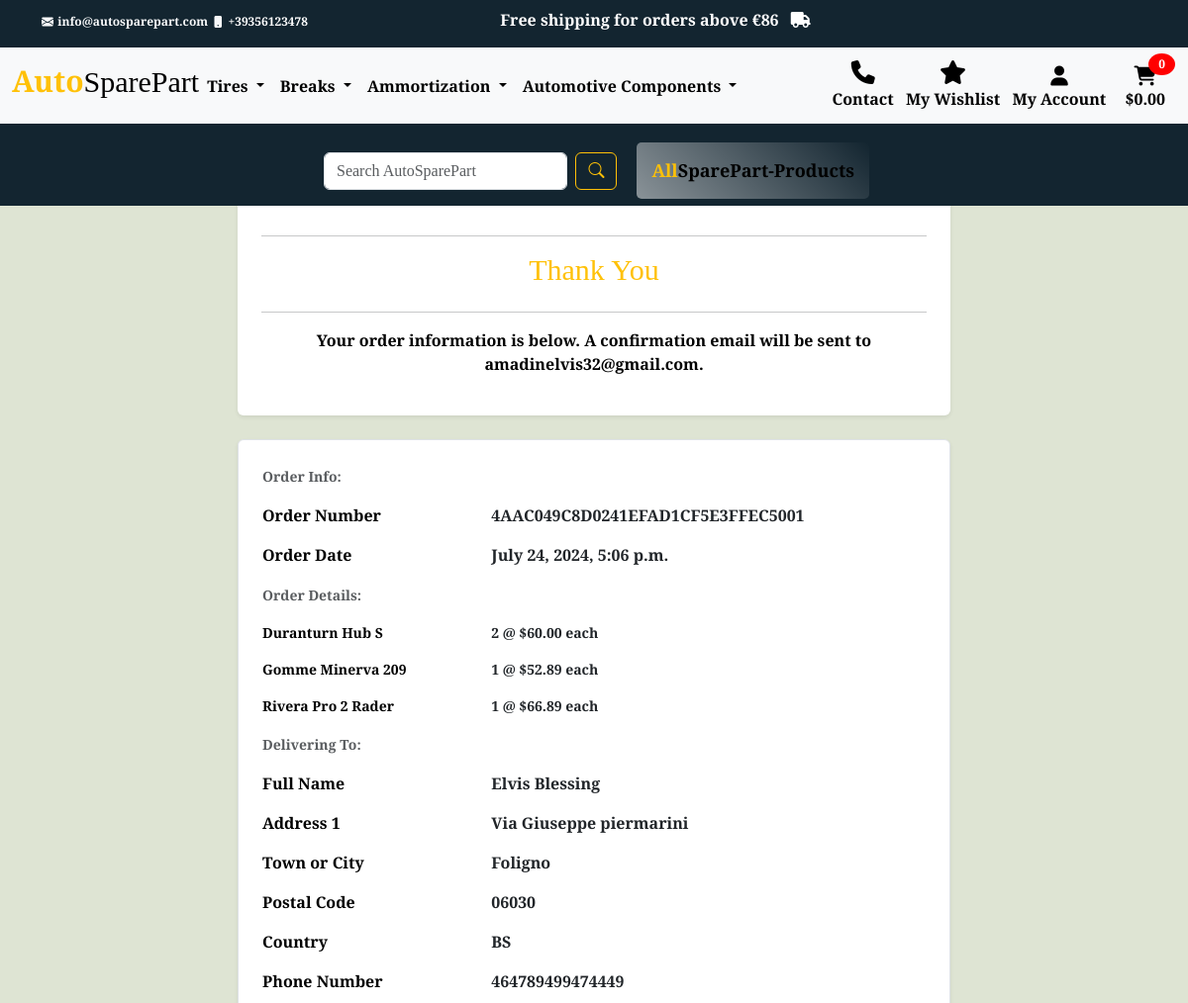
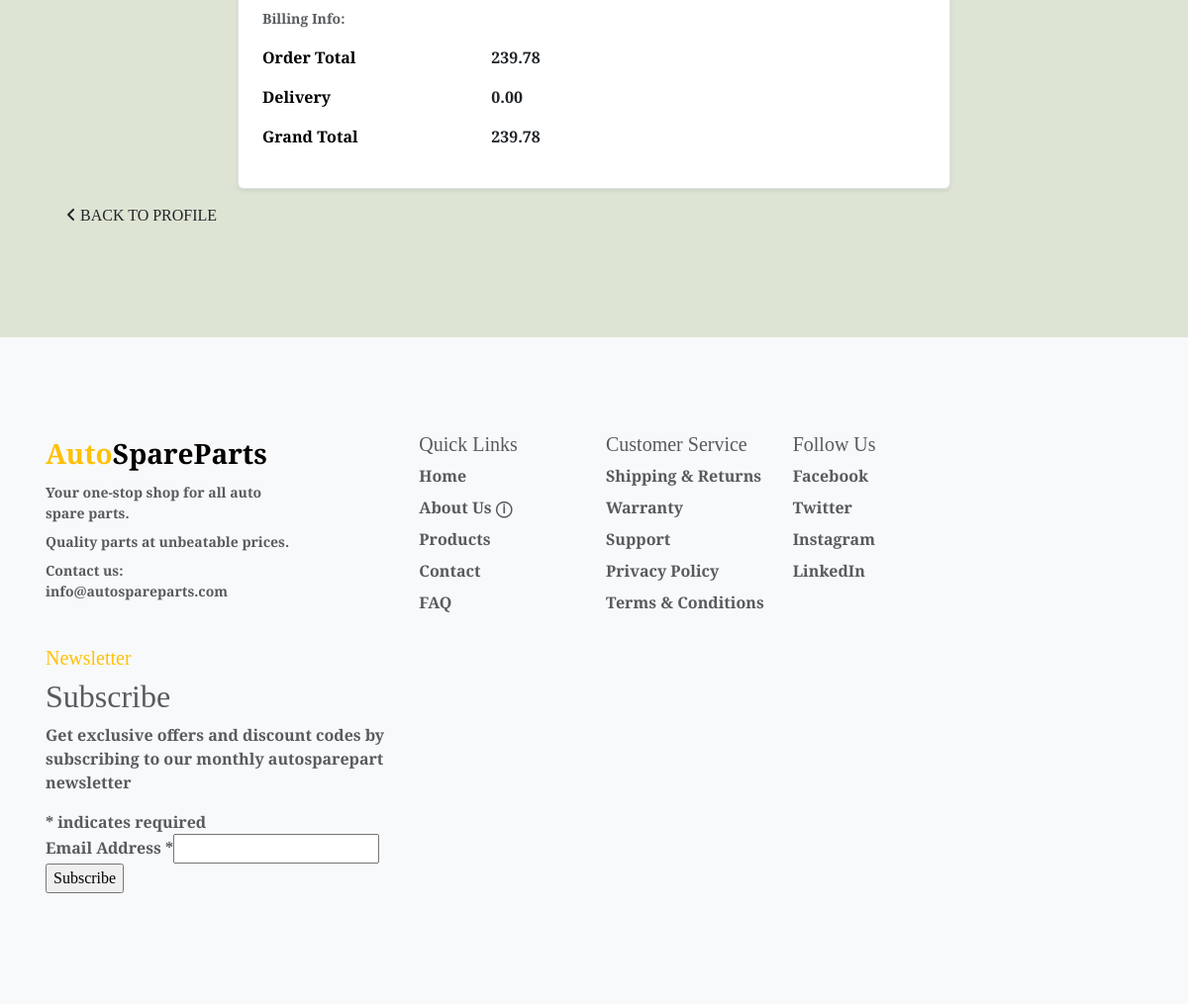
Page /profile/order_history/4AAC049C8D0241EFAD1CF5E3FFEC5001 on the committed database (2 pictures, top to bottom).
### checkout/models.py (models this page shows, shortened)
class Order(models.Model):
    order_number = models.CharField(max_length=32, null=False, editable=False)
    user_profile = models.ForeignKey(UserProfile, on_delete=models.SET_NULL,
                                        null=True, blank=True, related_name='orders')
    full_name = models.CharField(max_length=50, null=False, blank=False)
    email = models.EmailField(max_length=254, null=False, blank=False)
    phone_number = models.CharField(max_length=20, null=False, blank=False)
    country = CountryField(blank_label='Country *', null=False, blank=False, default='Default Country')
    postcode = models.CharField(max_length=20, null=True, blank=True,)
    town_or_city = models.CharField(max_length=40, null=False, blank=False)
    street_address1 = models.CharField(max_length=80, null=False, blank=False)
    street_address2 = models.CharField(max_length=80, null=True, blank=True)
    county = models.CharField(max_length=80, null=True, blank=True)
    date = models.DateTimeField(auto_now_add=True)
    delivery_cost = models.DecimalField(max_digits=6, decimal_places=2, null=False, default=0)
    order_total = models.DecimalField(max_digits=10, decimal_places=2, null=False, default=0)
    grand_total = models.DecimalField(max_digits=10, decimal_places=2, null=False, default=0)
    original_bag = models.TextField(null=False, blank=False, default='')
    stripe_pid = models.CharField(max_length=254, null=False, blank=False, default='')

class OrderLineItem(models.Model):
    order = models.ForeignKey(Order, null=False, blank=False, on_delete=models.CASCADE, related_name='lineitems')
    product = models.ForeignKey(Product, null=False, blank=False, on_delete=models.CASCADE)
    quantity = models.IntegerField(null=False, blank=False, default=0)
    lineitem_total = models.DecimalField(max_digits=6, decimal_places=2, null=False, blank=False, editable=False)

### products/models.py (models this page shows, shortened)
class Product(models.Model):
    category = models.ForeignKey('Category', null=True, blank=True, on_delete=models.SET_NULL) # if a Category is deleted SET_NULL instead of deleting it
    sku = models.CharField(max_length=254, null=True, blank=True) # sku stands for Stock Keeping Unit
    name = models.CharField(max_length=254)
    description = models.TextField()
    has_sizes = models.BooleanField(default=False, null=True, blank=True) # for clothes sizing
    price = models.DecimalField(max_digits=6, decimal_places=2)
    rating = models.DecimalField(max_digits=6, decimal_places=2, null=True, blank=True)
    image_url = models.URLField(max_length=1024, null=True, blank=True)
    image = models.ImageField(null=True, blank=True)

### profiles/views.py (the view)
# urls.py: path('order_history/<order_number>', views.order_history, name='order_history'),
def order_history(request, order_number):
    order = get_object_or_404(Order, order_number=order_number)
    messages.info(request, (
        f'This is a past confirmation for order number {order_number}. '
        'A confirmation email was sent on the order date.'
    ))
    template = 'checkout/checkout_success.html'
    context = {
        'order': order,
        'from_profile': True,
    }
    return render(request, template, context)

### bag/contexts.py (called while the page is built, shortened)
def bag_contents(request):
    bag_items = []
    total = 0
    product_count = 0
    bag = request.session.get('bag', {})
    if total < settings.FREE_DELIVERY_THRESHOLD:
        delivery = total * Decimal(settings.FREE_DELIVERY_THRESHOLD / 300) * Decimal(0.9)
        free_delivery_delta = settings.FREE_DELIVERY_THRESHOLD - total
    else:
        delivery = 0
        free_delivery_delta = 0
    grand_total = delivery + total
    context = {
        'bag_items': bag_items,
        'total': total,
        'product_count': product_count,
        'delivery': delivery,
        'free_delivery_delta': free_delivery_delta,
        'free_delivery_threshold': settings.FREE_DELIVERY_THRESHOLD,
        'grand_total': grand_total
    }
    return context

### checkout/templates/checkout/checkout_success.html (shortened to what this page needs)
{% extends "base.html" %}
{% load static %}
{% block extra_css %}
<link rel="stylesheet" href="{% static 'checkout/css/checkout.css' %}">
{% endblock %}
{% block content %}
<div class="overlay"></div>
<div class="container">
    <div class="row">
        <div class="col">
            <h2 class="logo-font mb-4">Thank You</h2>
            <p class="text-black">Your order information is below. A confirmation email will be sent to <strong>{{ order.email }}</strong>.</p>
        </div>
    </div>
    <div class="container my-5">
        <div class="row justify-content-center">
            <div class="col-12 col-lg-8">
                <div class="p-4 shadow-sm rounded bg-white">
                    <hr>
                    <h2 class="logo-font mb-4 text-center text-warning">Thank You</h2>
                    <hr>
                    <p class="text-black text-center">Your order information is below. A confirmation email will be sent to <strong>{{ order.email }}</strong>.</p>
                </div>
            </div>
        </div>
        <div class="row justify-content-center mt-4">
            <div class="col-12 col-lg-8">
                <div class="order-confirmation-wrapper p-4 border shadow-sm rounded bg-white">
                    <div class="row mb-3">
                        <div class="col">
                            <small class="text-muted">Order Info:</small>
                        </div>
                    </div>
                    <div class="row mb-3">
                        <div class="col-12 col-md-4">
                            <p class="mb-0 text-black font-weight-bold">Order Number</p>
                        </div>
                        <div class="col-12 col-md-8 text-md-right">
                            <p class="mb-0">{{ order.order_number }}</p>
                        </div>
                    </div>
                    <div class="row mb-3">
                        <div class="col-12 col-md-4">
                            <p class="mb-0 text-black font-weight-bold">Order Date</p>
                        </div>
                        <div class="col-12 col-md-8 text-md-right">
                            <p class="mb-0">{{ order.date }}</p>
                        </div>
                    </div>
                    <div class="row mb-3">
                        <div class="col">
                            <small class="text-muted">Order Details:</small>
                        </div>
                    </div>
                    {% for item in order.lineitems.all %}
                    <div class="row mb-3">
                        <div class="col-12 col-md-4">
                            <p class="small mb-0 text-black font-weight-bold">
                                {{ item.product.name }}{% if item.product_size %} - Size {{ item.product.size|upper }}{% endif %}
                            </p>
                        </div>
                        <div class="col-12 col-md-8 text-md-right">
                            <p class="small mb-0">{{ item.quantity }} @ ${{ item.product.price }} each</p>
                        </div>
                    </div>
                    {% endfor %}
                    <div class="row mb-3">
                        <div class="col">
                            <small class="text-muted">Delivering To:</small>
                        </div>
                    </div>
                    <div class="row mb-3">
                        <div class="col-12 col-md-4">
                            <p class="mb-0 text-black font-weight-bold">Full Name</p>
                        </div>
                        <div class="col-12 col-md-8 text-md-right">
                            <p class="mb-0">{{ order.full_name }}</p>
                        </div>
                    </div>
                    <div class="row mb-3">
                        <div class="col-12 col-md-4">
                            <p class="mb-0 text-black font-weight-bold">Address 1</p>
                        </div>
                        <div class="col-12 col-md-8 text-md-right">
                            <p class="mb-0">{{ order.street_address1 }}</p>
                        </div>
                    </div>
                    <div class="row mb-3">
                        <div class="col-12 col-md-4">
                            <p class="mb-0 text-black font-weight-bold">Town or City</p>
                        </div>
                        <div class="col-12 col-md-8 text-md-right">
                            <p class="mb-0">{{ order.town_or_city }}</p>
                        </div>
                    </div>
                    {% if order.postcode %}
                    <div class="row mb-3">
                        <div class="col-12 col-md-4">
                            <p class="mb-0 text-black font-weight-bold">Postal Code</p>
                        </div>
                        <div class="col-12 col-md-8 text-md-right">
                            <p class="mb-0">{{ order.postcode }}</p>
                        </div>
                    </div>
                    {% endif %}
                    <div class="row mb-3">
                        <div class="col-12 col-md-4">
                            <p class="mb-0 text-black font-weight-bold">Country</p>
                        </div>
                        <div class="col-12 col-md-8 text-md-right">
                            <p class="mb-0">{{ order.country }}</p>
                        </div>
                    </div>
                    <div class="row mb-3">
                        <div class="col-12 col-md-4">
                            <p class="mb-0 text-black font-weight-bold">Phone Number</p>
                        </div>
                        <div class="col-12 col-md-8 text-md-right">
                            <p class="mb-0">{{ order.phone_number }}</p>
                        </div>
                    </div>
                    <div class="row mb-3">
                        <div class="col">
                            <small class="text-muted">Billing Info:</small>
                        </div>
                    </div>
                    <div class="row mb-3">
                        <div class="col-12 col-md-4">
                            <p class="mb-0 text-black font-weight-bold">Order Total</p>
                        </div>
                        <div class="col-12 col-md-8 text-md-right">
                            <p class="mb-0">{{ order.order_total }}</p>
                        </div>
                    </div>
                    <div class="row mb-3">
                        <div class="col-12 col-md-4">
                            <p class="mb-0 text-black font-weight-bold">Delivery</p>
                        </div>
                        <div class="col-12 col-md-8 text-md-right">
                            <p class="mb-0">{{ order.delivery_cost }}</p>
                        </div>
                    </div>
                    <div class="row mb-3">
                        <div class="col-12 col-md-4">
                            <p class="mb-0 text-black font-weight-bold">Grand Total</p>
                        </div>
                        <div class="col-12 col-md-8 text-md-right">
                            <p class="mb-0">{{ order.grand_total }}</p>
                        </div>
                    </div>
                </div>
            </div>
        </div>
    <div class="row">
        <div class="col-12 col-lg-7 text-right">
            {% if from_profile %}
            <a href="{% url 'profile' %}" class="btn btn-black rounded-0 my-2">
                <span class="icon mr-2">
                    <i class="fas fa-angle-left"></i>
                </span>
                <span class="text-uppercase">Back to Profile</span>
            </a>
            {% endif %}
        </div>
    </div>
</div>
{% endblock %}

### static/css/base.css (style rules this page uses)
body { min-height: 100vh; display: flex; flex-direction: column; background-color: rgba(183, 196, 159, 0.451); font-family: "EB Garamond", serif; font-optical-sizing: auto; font-weight: 600; font-style: normal; }
.logo-font { font-size: 30px; }
.overlay { height: 100%; width: 100%; top: 0; left: 0; position: fixed; z-index: -1; }

### rows in the picture
Order: email "amadinelvis32@gmail.com", order_number "4AAC049C8D0241EFAD1CF5E3FFEC5001", date "July 24, 2024, 5:06 p.m.", full_name "Elvis Blessing", street_address1 "Via Giuseppe piermarini", town_or_city "Foligno", postcode "06030", country "BS", phone_number "464789499474449", order_total "239.78", delivery_cost "0.00", grand_total "239.78"
OrderLineItem: product.name "Duranturn Hub S", quantity "2", product.price "60.00"
OrderLineItem: product.name "Gomme Minerva 209", quantity "1", product.price "52.89"
OrderLineItem: product.name "Rivera Pro 2 Rader", quantity "1", product.price "66.89"
